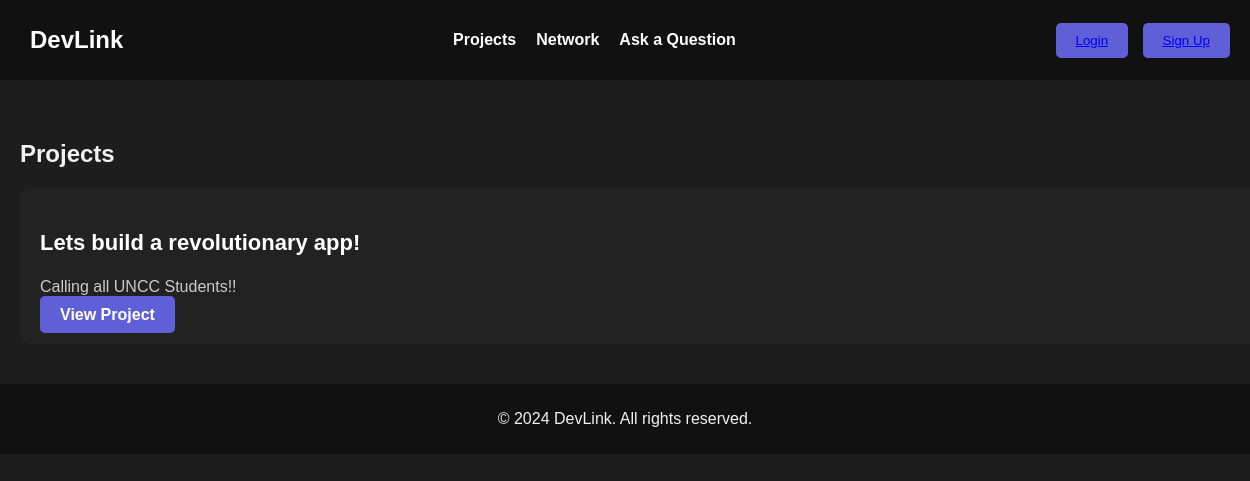
/, run on an earlier commit of the app's database.
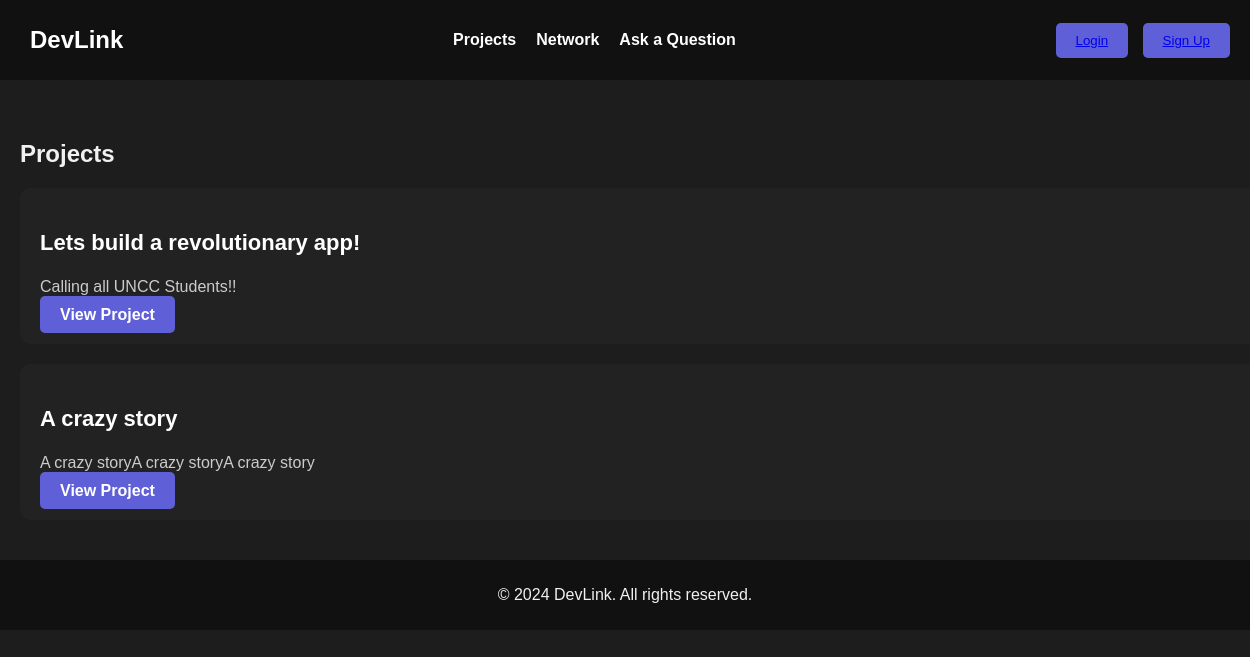
And on a later commit of the database.
### projects/models.py (models this page shows, shortened)
class Project(models.Model):
    title = models.CharField(max_length=200)
    description = models.TextField()
    views = models.IntegerField(default=0)
    rating = models.FloatField(default=0.0)  # Add a rating field (can store decimal values)
    created_at = models.DateTimeField(auto_now_add=True)

### projects/views.py (the view)
# urls.py: 2. Add a URL to urlpatterns:  path('', views.home, name='home')
def home(request):
    projects = Project.objects.all()
    return render(request, 'projects/home.html', {'projects': projects})

### projects/templates/projects/home.html (shortened to what this page needs)
{% extends "projects/base.html" %}
{% block content %}
<div class="project-list">
    <h2>Projects</h2>
    {% for project in projects %}
        <div class="project-item">
            <h3>{{ project.title }}</h3>
            <p>{{ project.description|truncatewords:20 }}</p>
            <a href="{% url 'project' project.id %}" class="view-btn">View Project</a>
        </div>
    {% endfor %}
</div>
{% endblock %}

What changed in the data, as far as the page shows it:
added Project: title "A crazy story", description "A crazy storyA crazy storyA crazy story"
